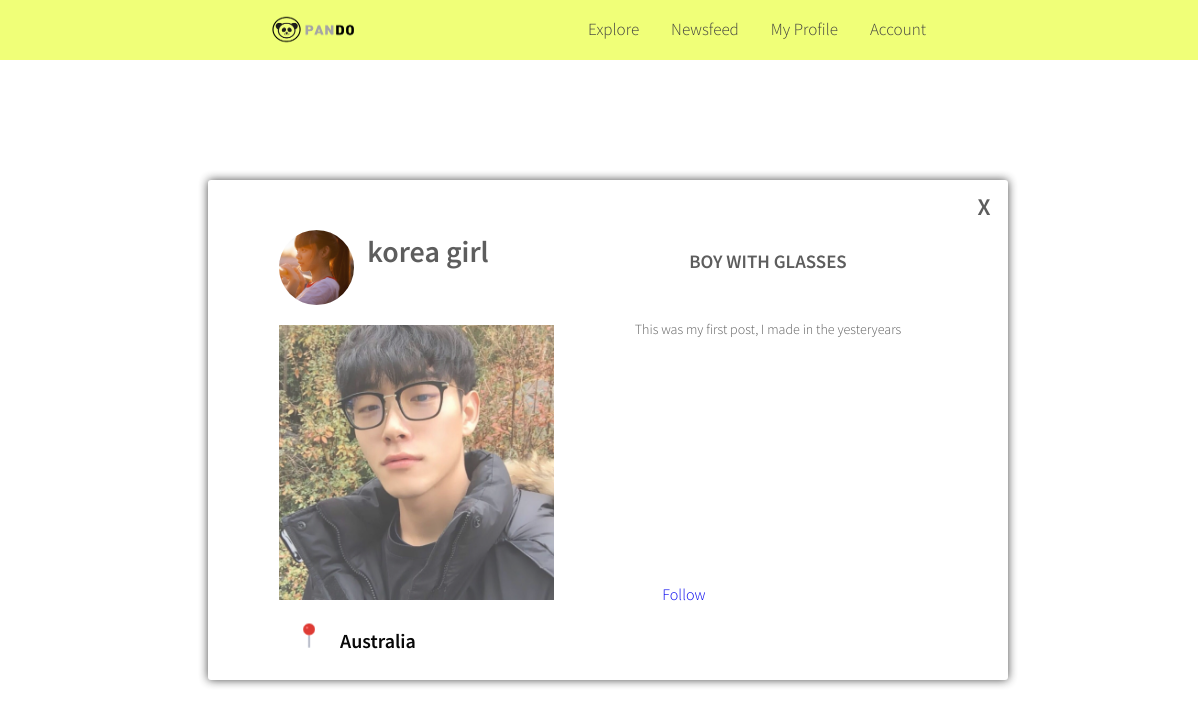
The page /PANDO/explorepost.php?post=3 on the database its author committed.
### tables this page shows
CREATE TABLE `users` (
  `userID` int(8) NOT NULL AUTO_INCREMENT,
  `username` varchar(32) NOT NULL,
  `password` varchar(32) NOT NULL,
  `email` varchar(32) NOT NULL,
  `blogName` varchar(64) DEFAULT NULL,
  `location` varchar(128) DEFAULT NULL,
  `shortDesc` text,
  `thumbnail` varchar(256) DEFAULT NULL,
  `language` int(1) NOT NULL,
  PRIMARY KEY (`userID`)
);

CREATE TABLE `posts` (
  `postID` int(8) NOT NULL AUTO_INCREMENT,
  `title` varchar(32) NOT NULL,
  `textblob` varchar(1024) NOT NULL,
  `userID` int(8) NOT NULL,
  `pAddress` varchar(32) DEFAULT NULL,
  `location` varchar(128) DEFAULT NULL,
  `date` date NOT NULL,
  PRIMARY KEY (`postID`),
  KEY `usertable` (`userID`),
  CONSTRAINT `posts_ibfk_1` FOREIGN KEY (`userID`) REFERENCES `users` (`userID`) ON DELETE CASCADE
);

### PANDO/explorepost.php (the view, shortened to what this page needs)
<!DOCTYPE HTML>
<?php
    include '../php_func.php';
    $post = $_GET['post'];
    $result = getPost($post);
    $row = $result->fetch_array(MYSQLI_ASSOC);
?>
<html>
<head>
  <link rel="stylesheet" type="text/css" href="explorepost_style.css">
</head>
<body onload="showpopup()">
  <div class="topnav">
    <a href="home.php">
      <img src="pandologotp.png" alt ="PANDO" />
    </a>
    <div id="links">
      <a href="createaccount.html" class="nav_items">Account</a>
      <a href="myprofile.php?user=<?php echo $_SESSION['userName']; ?>" class="nav_items">My Profile</a>
      <a href="newsfeed.php" class="nav_items">Newsfeed</a>
      <a href="explorepg.php" class="nav_items">Explore</a>
    </div>
  </div>
  <center>
<?php
    $data = getUserThumb($row['userID']);
    $r = $data->fetch_array(MYSQLI_ASSOC);
    $url = "./handlesub.php?user=".$row['userID'];
    $word = '
    <div id="fullpost">
        <a href="explorepg.php" id ="exit_post" class="signup">X</a>
       <img src="'.$r['thumbnail'].'" class="profilepic">
       <h6 class="blogname"><a href="./myprofile.php?user='.$r['username'].'" class="blogname">'.$r['blogName'].'</a></h6>
       <a href='.$url.'>Follow</a>
       <img src="'.$row['pAddress'].'"alt="Post title" class="image">
        <div class="pinlocation">
              <img src="pin.png" alt="Location" class="pin">
              <h6 class="city">'.$row['location'].'</h6>
            </div>
          <div class="descriparea">
                  <h6 class="title">'.$row['title'].'</h6>
                  <span class="descrip">'.$row['textblob'].'</span>
          </div>
            <!-- <center>
              <span class="hovertext">'.$row['title'].'</span>
            </center> -->';
    echo $word;
            ?>
    </div>
  </center>
</body>
</html>

### PANDO/explorepost_style.css (style rules this page uses)
body { background-color: #FFF; background: url(templelant.jpg); background-repeat: no-repeat; background-attachment: fixed; background-size:cover; width: 100%; height: auto; }
.topnav { overflow: hidden; background-color: #f0ff78; width: 100%; margin-top:-180px; margin-left:-10px; margin-right:-10px; position:fixed; z-index: 9999999999; display:block; position:fixed; }
.topnav img { width:120px; height:60px; float: left; margin-left:16em; margin-top: 0px; }
a.nav_items { float: right; display: block; color: #404040; text-align: center; padding:18px 16px; font-family: 'sourcesans', Helvetica; text-decoration: none; font-size: 17px; }
#links { margin-right: 16em; }
#fullpost { width: 800px; height: 500px; margin-top: 180px; margin-bottom:30px; background-color: #ffffff; border-radius: 3px; box-shadow: 0px 0px 10px 0px #424242; padding: 10px; box-sizing : border-box; font-family: 'sourcesans', helvetica; visibility: hidden; display: none; opacity:0.97; z-index:9999999; }
#exit_post { position:relative; right:-115px; bottom:90px; text-decoration: none; color: #585858; font-weight: bold; font-size: 150%; }
.profilepic { height:75px; width: 75px; border-radius: 75px; margin-top:40px; margin-left:-600px; }
.image { width:275px; height: 275px; opacity:0.75; margin-left: -430px; margin-top: -15px; }
.pin { width:50px; height: 50px; }
.city { margin-left:140px; margin-top:-35px; font-size: 20px; }
.pinlocation { margin-left:-600px; margin-top: 5px; }
h6 { font-family: 'sourcesans', Helvetica; font-weight: bold; }
.blogname { margin-top:-80px; margin-left:-180px; font-size:30px; color:#585858; }
a { text-decoration: none; }
.descriparea { width: 400px; height:400px; margin-top:-460px; margin-right:30px; float:right; overflow:hidden; }
.title { font-size:19px; font-family: 'sourcesans', Helvetica; font-weight: bold; margin-top:10px; color:#585858; }
.descrip { text-decoration: none; font-family: 'sourcesans', Helvetica; font-size:14px; color: #585858; }

### rows shown on the page
users: thumbnail (picture), blogName "korea girl"
posts: pAddress (picture), location "Australia", title "BOY WITH GLASSES", textblob "This was my first post, I made in the yesteryears"
